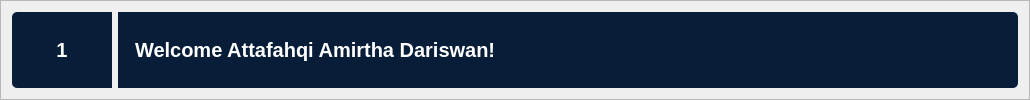
         <widget class="QFrame" name="frame_32">
          <property name="frameShape">
           <enum>QFrame::StyledPanel</enum>
          </property>
          <property name="frameShadow">
           <enum>QFrame::Raised</enum>
          </property>
          <layout class="QHBoxLayout" name="horizontalLayout_9">
           <item>
            <widget class="QFrame" name="frame_107">
             <property name="sizePolicy">
              <sizepolicy hsizetype="Minimum" vsizetype="Preferred">
               <horstretch>0</horstretch>
               <verstretch>0</verstretch>
              </sizepolicy>
             </property>
             <property name="minimumSize">
              <size>
               <width>100</width>
               <height>0</height>
              </size>
             </property>
             <property name="maximumSize">
              <size>
               <width>222</width>
               <height>16777215</height>
              </size>
             </property>
             <property name="styleSheet">
              <string notr="true">background-color: rgb(8, 29, 56);
border-radius : 5px;
border-top-right-radius: 0px;
border-bottom-right-radius: 0px;
border: none;</string>
             </property>
             <property name="frameShape">
              <enum>QFrame::StyledPanel</enum>
             </property>
             <property name="frameShadow">
              <enum>QFrame::Raised</enum>
             </property>
             <layout class="QHBoxLayout" name="horizontalLayout_27">
              <item>
               <widget class="QLabel" name="Kelompok2_2">
                <property name="styleSheet">
                 <string notr="true">border-radius : 2px;
color: rgb(255, 255, 255);
font-size: 20px;
padding:3px;
font-family: "SF Pro Display"; 
		font-weight: bold; 
    	font-style: normal;
border: none;</string>
                </property>
                <property name="text">
                 <string>1</string>
                </property>
                <property name="alignment">
                 <set>Qt::AlignCenter</set>
                </property>
               </widget>
              </item>
             </layout>
            </widget>
           </item>
           <item>
            <widget class="QFrame" name="frame_33">
             <property name="minimumSize">
              <size>
               <width>900</width>
               <height>50</height>
              </size>
             </property>
             <property name="styleSheet">
              <string notr="true">background-color: rgb(8, 29, 56);
border-radius : 5px;
border-top-left-radius: 0px;
border-bottom-left-radius: 0px;
border: none;</string>
             </property>
             <property name="frameShape">
              <enum>QFrame::StyledPanel</enum>
             </property>
             <property name="frameShadow">
              <enum>QFrame::Raised</enum>
             </property>
             <layout class="QHBoxLayout" name="horizontalLayout_10">
              <item>
               <widget class="QLabel" name="WelcomeText">
                <property name="styleSheet">
                 <string notr="true">border-radius : 2px;
color: rgb(255, 255, 255);
font-size: 20px;
padding:3px;
font-family: "SF Pro Display"; 
		font-weight: bold; 
    	font-style: normal;
border: none;</string>
                </property>
                <property name="text">
                 <string>Welcome Attafahqi Amirtha Dariswan!</string>
                </property>
               </widget>
              </item>
             </layout>
            </widget>
           </item>
          </layout>
         </widget>
